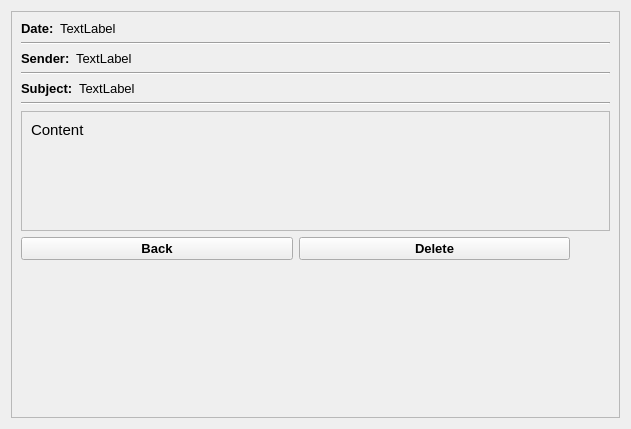
<?xml version="1.0" encoding="UTF-8"?>
<ui version="4.0">
 <class>MessageWidget</class>
 <widget class="QWidget" name="MessageWidget">
  <property name="geometry">
   <rect>
    <x>0</x>
    <y>0</y>
    <width>631</width>
    <height>429</height>
   </rect>
  </property>
  <property name="windowTitle">
   <string notr="true">Form</string>
  </property>
  <layout class="QGridLayout" name="gridLayout">
   <item row="0" column="0">
    <widget class="QFrame" name="generalFrame">
     <property name="maximumSize">
      <size>
       <width>1000</width>
       <height>16777215</height>
      </size>
     </property>
     <property name="frameShape">
      <enum>QFrame::Shape::StyledPanel</enum>
     </property>
     <property name="frameShadow">
      <enum>QFrame::Shadow::Raised</enum>
     </property>
     <layout class="QVBoxLayout" name="verticalLayout">
      <item>
       <layout class="QHBoxLayout" name="dayLayout">
        <item>
         <widget class="QLabel" name="titleDayLabel">
          <property name="font">
           <font>
            <family>Arial</family>
            <pointsize>10</pointsize>
            <bold>true</bold>
           </font>
          </property>
          <property name="text">
           <string>Date:</string>
          </property>
         </widget>
        </item>
        <item>
         <widget class="QLabel" name="dateLabel">
          <property name="sizePolicy">
           <sizepolicy hsizetype="Expanding" vsizetype="Preferred">
            <horstretch>0</horstretch>
            <verstretch>0</verstretch>
           </sizepolicy>
          </property>
          <property name="font">
           <font>
            <family>Arial</family>
            <pointsize>10</pointsize>
           </font>
          </property>
          <property name="text">
           <string notr="true">TextLabel</string>
          </property>
         </widget>
        </item>
       </layout>
      </item>
      <item>
       <widget class="Line" name="line_1">
        <property name="orientation">
         <enum>Qt::Orientation::Horizontal</enum>
        </property>
       </widget>
      </item>
      <item>
       <layout class="QHBoxLayout" name="senderLayout">
        <item>
         <widget class="QLabel" name="titleSenderLabel">
          <property name="font">
           <font>
            <family>Arial</family>
            <pointsize>10</pointsize>
            <bold>true</bold>
           </font>
          </property>
          <property name="text">
           <string>Sender:</string>
          </property>
         </widget>
        </item>
        <item>
         <widget class="QLabel" name="senderLabel">
          <property name="sizePolicy">
           <sizepolicy hsizetype="Expanding" vsizetype="Preferred">
            <horstretch>0</horstretch>
            <verstretch>0</verstretch>
           </sizepolicy>
          </property>
          <property name="font">
           <font>
            <family>Arial</family>
            <pointsize>10</pointsize>
           </font>
          </property>
          <property name="text">
           <string notr="true">TextLabel</string>
          </property>
         </widget>
        </item>
       </layout>
      </item>
      <item>
       <widget class="Line" name="line_2">
        <property name="orientation">
         <enum>Qt::Orientation::Horizontal</enum>
        </property>
       </widget>
      </item>
      <item>
       <layout class="QHBoxLayout" name="subjectLayout">
        <item>
         <widget class="QLabel" name="titleSubjectLabel">
          <property name="font">
           <font>
            <family>Arial</family>
            <pointsize>10</pointsize>
            <bold>true</bold>
           </font>
          </property>
          <property name="text">
           <string>Subject:</string>
          </property>
         </widget>
        </item>
        <item>
         <widget class="QLabel" name="subjectLabel">
          <property name="sizePolicy">
           <sizepolicy hsizetype="Expanding" vsizetype="Preferred">
            <horstretch>0</horstretch>
            <verstretch>0</verstretch>
           </sizepolicy>
          </property>
          <property name="font">
           <font>
            <family>Arial</family>
            <pointsize>10</pointsize>
           </font>
          </property>
          <property name="text">
           <string notr="true">TextLabel</string>
          </property>
         </widget>
        </item>
       </layout>
      </item>
      <item>
       <widget class="Line" name="line_3">
        <property name="orientation">
         <enum>Qt::Orientation::Horizontal</enum>
        </property>
       </widget>
      </item>
      <item>
       <widget class="QScrollArea" name="contentArea">
        <property name="widgetResizable">
         <bool>true</bool>
        </property>
        <widget class="QWidget" name="contentScrollArea">
         <property name="geometry">
          <rect>
           <x>0</x>
           <y>0</y>
           <width>587</width>
           <height>100</height>
          </rect>
         </property>
         <layout class="QVBoxLayout" name="verticalLayout_2">
          <item>
           <widget class="QLabel" name="contentLabel">
            <property name="font">
             <font>
              <family>Arial</family>
              <pointsize>11</pointsize>
             </font>
            </property>
            <property name="text">
             <string notr="true">Content</string>
            </property>
            <property name="alignment">
             <set>Qt::AlignmentFlag::AlignLeading|Qt::AlignmentFlag::AlignLeft|Qt::AlignmentFlag::AlignTop</set>
            </property>
            <property name="wordWrap">
             <bool>true</bool>
            </property>
           </widget>
          </item>
         </layout>
        </widget>
       </widget>
      </item>
      <item>
       <layout class="QHBoxLayout" name="optionsLayout">
        <item>
         <layout class="QHBoxLayout" name="buttonsLayout">
          <item>
           <widget class="QPushButton" name="backButton">
            <property name="sizePolicy">
             <sizepolicy hsizetype="Preferred" vsizetype="Fixed">
              <horstretch>0</horstretch>
              <verstretch>0</verstretch>
             </sizepolicy>
            </property>
            <property name="font">
             <font>
              <family>Arial</family>
              <pointsize>10</pointsize>
              <bold>true</bold>
             </font>
            </property>
            <property name="text">
             <string>Back</string>
            </property>
           </widget>
          </item>
          <item>
           <widget class="QPushButton" name="deleteButton">
            <property name="sizePolicy">
             <sizepolicy hsizetype="Preferred" vsizetype="Fixed">
              <horstretch>0</horstretch>
              <verstretch>0</verstretch>
             </sizepolicy>
            </property>
            <property name="font">
             <font>
              <family>Arial</family>
              <pointsize>10</pointsize>
              <bold>true</bold>
             </font>
            </property>
            <property name="text">
             <string>Delete</string>
            </property>
           </widget>
          </item>
         </layout>
        </item>
        <item>
         <spacer name="horizontalSpacer">
          <property name="orientation">
           <enum>Qt::Orientation::Horizontal</enum>
          </property>
          <property name="sizeType">
           <enum>QSizePolicy::Policy::Preferred</enum>
          </property>
          <property name="sizeHint" stdset="0">
           <size>
            <width>40</width>
            <height>20</height>
           </size>
          </property>
         </spacer>
        </item>
       </layout>
      </item>
      <item>
       <spacer name="verticalSpacer">
        <property name="orientation">
         <enum>Qt::Orientation::Vertical</enum>
        </property>
        <property name="sizeHint" stdset="0">
         <size>
          <width>20</width>
          <height>148</height>
         </size>
        </property>
       </spacer>
      </item>
     </layout>
    </widget>
   </item>
  </layout>
 </widget>
 <resources/>
 <connections/>
</ui>
